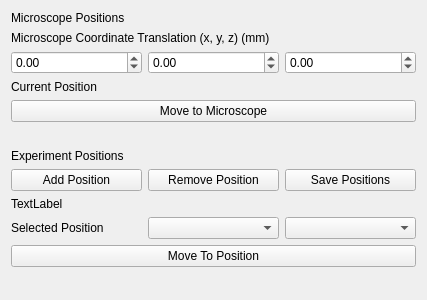
<?xml version="1.0" encoding="UTF-8"?>
<ui version="4.0">
 <class>Form</class>
 <widget class="QWidget" name="Form">
  <property name="geometry">
   <rect>
    <x>0</x>
    <y>0</y>
    <width>427</width>
    <height>300</height>
   </rect>
  </property>
  <property name="windowTitle">
   <string>Form</string>
  </property>
  <layout class="QGridLayout" name="gridLayout">
   <item row="11" column="0" colspan="3">
    <widget class="QLabel" name="label_coordinate_list">
     <property name="text">
      <string>TextLabel</string>
     </property>
    </widget>
   </item>
   <item row="3" column="2">
    <widget class="QDoubleSpinBox" name="doubleSpinBox_translation_z">
     <property name="minimum">
      <double>-10000000000.000000000000000</double>
     </property>
     <property name="maximum">
      <double>10000000000.000000000000000</double>
     </property>
    </widget>
   </item>
   <item row="3" column="0">
    <widget class="QDoubleSpinBox" name="doubleSpinBox_translation_x">
     <property name="minimum">
      <double>-100000000000.000000000000000</double>
     </property>
     <property name="maximum">
      <double>1000000000000.000000000000000</double>
     </property>
    </widget>
   </item>
   <item row="10" column="2">
    <widget class="QPushButton" name="pushButton_save_coordinate">
     <property name="text">
      <string>Save Positions</string>
     </property>
    </widget>
   </item>
   <item row="10" column="1">
    <widget class="QPushButton" name="pushButton_remove_coordinate">
     <property name="text">
      <string>Remove Position</string>
     </property>
    </widget>
   </item>
   <item row="5" column="0" colspan="3">
    <widget class="QPushButton" name="pushButton_move_to_microscope">
     <property name="text">
      <string>Move to Microscope</string>
     </property>
    </widget>
   </item>
   <item row="14" column="0">
    <widget class="QLabel" name="label_position_list">
     <property name="text">
      <string>Selected Position</string>
     </property>
    </widget>
   </item>
   <item row="6" column="0" colspan="3">
    <spacer name="verticalSpacer_2">
     <property name="orientation">
      <enum>Qt::Vertical</enum>
     </property>
     <property name="sizeHint" stdset="0">
      <size>
       <width>20</width>
       <height>40</height>
      </size>
     </property>
    </spacer>
   </item>
   <item row="17" column="0" colspan="3">
    <spacer name="verticalSpacer">
     <property name="orientation">
      <enum>Qt::Vertical</enum>
     </property>
     <property name="sizeHint" stdset="0">
      <size>
       <width>20</width>
       <height>40</height>
      </size>
     </property>
    </spacer>
   </item>
   <item row="3" column="1">
    <widget class="QDoubleSpinBox" name="doubleSpinBox_translation_y">
     <property name="minimum">
      <double>-10000000.000000000000000</double>
     </property>
     <property name="maximum">
      <double>100000000.000000000000000</double>
     </property>
    </widget>
   </item>
   <item row="8" column="0">
    <widget class="QLabel" name="label_title">
     <property name="text">
      <string>Experiment Positions</string>
     </property>
    </widget>
   </item>
   <item row="15" column="0" colspan="3">
    <widget class="QPushButton" name="pushButton_move_to_position">
     <property name="text">
      <string>Move To Position</string>
     </property>
    </widget>
   </item>
   <item row="14" column="1">
    <widget class="QComboBox" name="comboBox_move_to_system"/>
   </item>
   <item row="14" column="2">
    <widget class="QComboBox" name="comboBox_positions"/>
   </item>
   <item row="10" column="0">
    <widget class="QPushButton" name="pushButton_add_coordinate">
     <property name="text">
      <string>Add Position</string>
     </property>
    </widget>
   </item>
   <item row="2" column="0" colspan="3">
    <widget class="QLabel" name="label_microscope_translation">
     <property name="text">
      <string>Microscope Coordinate Translation (x, y, z) (mm)</string>
     </property>
    </widget>
   </item>
   <item row="1" column="0" colspan="3">
    <widget class="QLabel" name="label_title_2">
     <property name="text">
      <string>Microscope Positions</string>
     </property>
    </widget>
   </item>
   <item row="4" column="0" colspan="3">
    <widget class="QLabel" name="label_microscope_position">
     <property name="text">
      <string>Current Position</string>
     </property>
    </widget>
   </item>
  </layout>
 </widget>
 <resources/>
 <connections/>
</ui>
